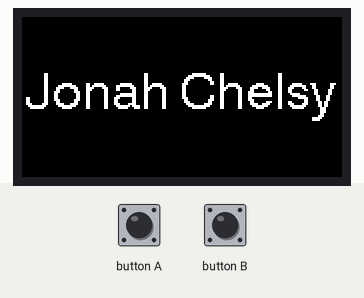
Recording of a sketch running on a simulated ESP32. On the bench: 160×80 colour display. Inputs (shaded band) come from the test bench.

Above: at 1.3 s.
1.4 s: button A pressed for 0.15 s
At 1.48 s:
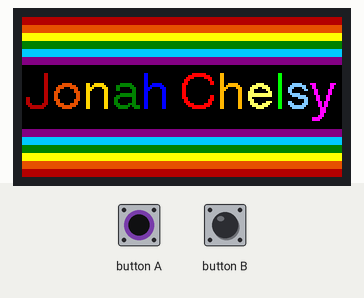
3.0 s: button A pressed for 1 s
5.5 s: button A pressed for 3.2 s
Timing chart, 0 to 8.5 s (numbered marks = the images above; inputs shaded):
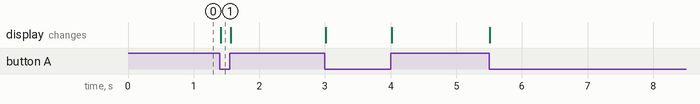

Measured:
- after the input at 1.4 s, the display: changes at once (image 1)

The sketch:

_2_-_LCD_Output_+_Button_Event.ino
```cpp
#include <M5StickC.h>

/* define custom (16-bit) colors [uint16_t] */
/* ======================================== */
#define white           0xFFFF  // (255,255,255)
#define black           0x0000  // (0,0,0)

#define red             0xF800  // (255,0,0)
#define maroon          0xB000  // (180,0,0)
#define orange          0xFDA0  // (255,180,0)
#define dark_orange     0xE280  // (230,80,0)
#define gold            0xFEA0  // (255,215,0)
#define yellow          0xFFE0  // (255,255,0)
#define light_yellow    0xFFEC  // (255,255,100)
#define green           0x0400  // (0,130,0)
#define lime            0x07E0  // (0,255,0)
#define blue            0x001F  // (0,0,255)
#define deep_skyblue    0x065F  // (0,200,255)
#define light_skyblue   0x865F  // (130,200,250)
#define purple          0x8010  // (130,0,130)
#define magenta         0xF81F  // (255,0,255)


// initialize a boolean for button press detection
bool normalText = true;

// setup routine on startup (runs once):
void setup(){
  // initialize the M5StickC object (LCD screen)
  M5.begin();

  // rotate the display to landscape
  M5.Lcd.setRotation(1);

  /* set the LCD screen to display the default text */
  makeDefault();
}

// loop routine (runs repeatedly, forever):
void loop() {
  // update the M5StickC object (LCD screen)
  M5.update();

  // if Button A is pressed:
  if(M5.BtnA.isPressed()) {
    // if boolean 'normalText' is true:
    // (only change the screen once)
    // (if this isn't included, the screen will flash
    //  repeatedly, due to constant screen updates)
    if(normalText == true) {
      /* RAINBOW-FY the LCD display! */
      makeRainbow();

      // set the boolean 'normalText' to false
      // (so when the button is released, the statement
      //  below will set the screen back to the default)
      normalText = false;
    }
  }
  // otherwise (button not pressed):
  else {
    // if boolean 'normalText' is false:
    // (if the button was just released)
    if(normalText == false) { // LATER ADD: if(!normalText)
      /* Set the LCD screen back to default */
      makeDefault();

      // set the boolean 'normalText' back to true
      //  (so that the screen will change on the next button press)
      normalText = true;
    }
  }
}

/* Method to add a RAINBOW version of the text to the LCD display */
void makeRainbow() {
  /* add alternating rainbow colors ABOVE the text */
  M5.Lcd.fillRect( 0, 0,  160, 4, maroon    );
  M5.Lcd.fillRect( 0, 4,  160, 4, dark_orange );
  M5.Lcd.fillRect( 0, 8,  160, 4, yellow );
  M5.Lcd.fillRect( 0, 12, 160, 4, green  );
  M5.Lcd.fillRect( 0, 16, 160, 4, deep_skyblue   );
  M5.Lcd.fillRect( 0, 20, 160, 4, purple );

  /* add alternating rainbow colors BELOW the text */
  M5.Lcd.fillRect( 0, 56, 160, 4, purple );
  M5.Lcd.fillRect( 0, 60, 160, 4, deep_skyblue   );
  M5.Lcd.fillRect( 0, 64, 160, 4, green  );
  M5.Lcd.fillRect( 0, 68, 160, 4, yellow );
  M5.Lcd.fillRect( 0, 72, 160, 4, dark_orange );
  M5.Lcd.fillRect( 0, 76, 160, 4, maroon    );

  // set the text to write in the middle of
  // the screen and increase the text size
  M5.Lcd.setCursor(2, 27, 4);

  /* output a rainbow colored "Jonah" */
  M5.Lcd.setTextColor(maroon);        // red    "J"
  M5.Lcd.print("J");
  M5.Lcd.setTextColor(dark_orange);   // orange "o"
  M5.Lcd.print("o");
  M5.Lcd.setTextColor(gold);          // yellow "n"
  M5.Lcd.print("n");
  M5.Lcd.setTextColor(green);         // green  "a"
  M5.Lcd.print("a");
  M5.Lcd.setTextColor(blue);          // blue   "h"
  M5.Lcd.print("h");
  /* output a space */
  M5.Lcd.print(" ");                  //        " "
  /* output a rainbow colored "Chelsy" */
  M5.Lcd.setTextColor(red);           // red    "C"
  M5.Lcd.print("C");
  M5.Lcd.setTextColor(orange);        // orange "h"
  M5.Lcd.print("h");
  M5.Lcd.setTextColor(light_yellow);  // yellow "e"
  M5.Lcd.print("e");
  M5.Lcd.setTextColor(lime);          // green  "l"
  M5.Lcd.print("l");
  M5.Lcd.setTextColor(light_skyblue); // blue   "s"
  M5.Lcd.print("s");
  M5.Lcd.setTextColor(magenta);       // purple "y"
  M5.Lcd.print("y");
}

/* Method to add the default text to the LCD display */
void makeDefault() {
  // make the LCD background black
  M5.Lcd.fillScreen(black);

  // set the text to write in the middle of
  // the screen and increase the text size
  M5.Lcd.setCursor(2, 27, 4);
  // change text color
  M5.Lcd.setTextColor(white);

  // output "Jonah Chelsy" to the LCD screen
  M5.Lcd.print("Jonah Chelsy");
}
```
